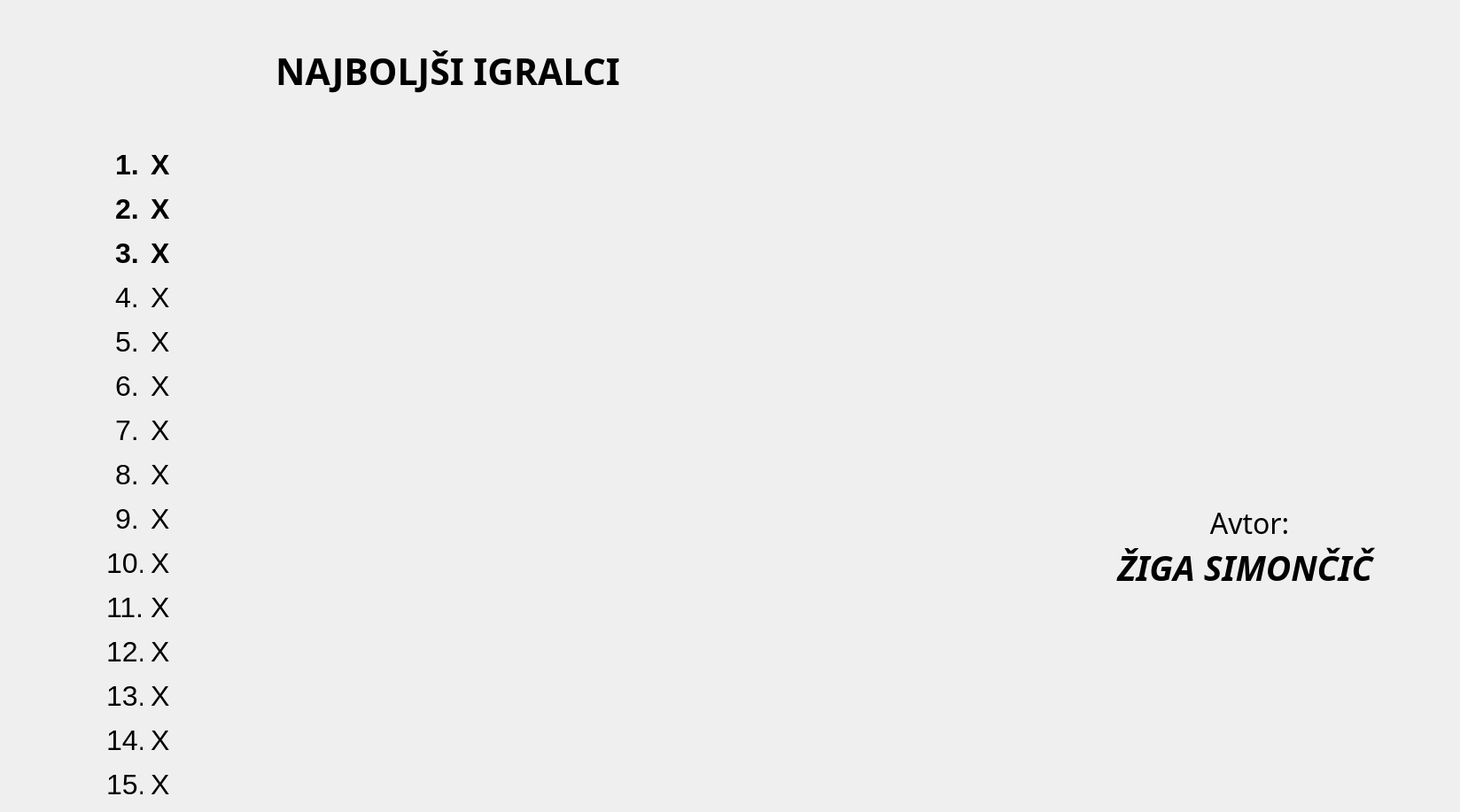
<?xml version="1.0" encoding="UTF-8"?>
<ui version="4.0">
 <class>MainWindow</class>
 <widget class="QMainWindow" name="MainWindow">
  <property name="geometry">
   <rect>
    <x>0</x>
    <y>0</y>
    <width>1648</width>
    <height>917</height>
   </rect>
  </property>
  <property name="windowTitle">
   <string>Lestvica najboljših</string>
  </property>
  <widget class="QWidget" name="centralWidget">
   <widget class="QLabel" name="label">
    <property name="geometry">
     <rect>
      <x>220</x>
      <y>20</y>
      <width>571</width>
      <height>121</height>
     </rect>
    </property>
    <property name="font">
     <font>
      <family>Ravie</family>
      <pointsize>31</pointsize>
      <weight>75</weight>
      <bold>true</bold>
     </font>
    </property>
    <property name="text">
     <string>NAJBOLJŠI IGRALCI</string>
    </property>
    <property name="alignment">
     <set>Qt::AlignCenter</set>
    </property>
   </widget>
   <widget class="QLabel" name="label_2">
    <property name="geometry">
     <rect>
      <x>130</x>
      <y>160</y>
      <width>31</width>
      <height>51</height>
     </rect>
    </property>
    <property name="font">
     <font>
      <pointsize>24</pointsize>
      <weight>75</weight>
      <bold>true</bold>
     </font>
    </property>
    <property name="text">
     <string>1.</string>
    </property>
   </widget>
   <widget class="QLabel" name="label_3">
    <property name="geometry">
     <rect>
      <x>130</x>
      <y>210</y>
      <width>31</width>
      <height>51</height>
     </rect>
    </property>
    <property name="font">
     <font>
      <pointsize>24</pointsize>
      <weight>75</weight>
      <bold>true</bold>
     </font>
    </property>
    <property name="text">
     <string>2.</string>
    </property>
   </widget>
   <widget class="QLabel" name="label_4">
    <property name="geometry">
     <rect>
      <x>130</x>
      <y>260</y>
      <width>31</width>
      <height>51</height>
     </rect>
    </property>
    <property name="font">
     <font>
      <pointsize>24</pointsize>
      <weight>75</weight>
      <bold>true</bold>
     </font>
    </property>
    <property name="text">
     <string>3.</string>
    </property>
   </widget>
   <widget class="QLabel" name="lFirst">
    <property name="geometry">
     <rect>
      <x>170</x>
      <y>160</y>
      <width>881</width>
      <height>51</height>
     </rect>
    </property>
    <property name="font">
     <font>
      <pointsize>24</pointsize>
      <weight>75</weight>
      <bold>true</bold>
     </font>
    </property>
    <property name="text">
     <string>X</string>
    </property>
   </widget>
   <widget class="QLabel" name="lSecond">
    <property name="geometry">
     <rect>
      <x>170</x>
      <y>210</y>
      <width>851</width>
      <height>51</height>
     </rect>
    </property>
    <property name="font">
     <font>
      <pointsize>24</pointsize>
      <weight>75</weight>
      <bold>true</bold>
     </font>
    </property>
    <property name="text">
     <string>X</string>
    </property>
   </widget>
   <widget class="QLabel" name="lThird">
    <property name="geometry">
     <rect>
      <x>170</x>
      <y>260</y>
      <width>881</width>
      <height>51</height>
     </rect>
    </property>
    <property name="font">
     <font>
      <pointsize>24</pointsize>
      <weight>75</weight>
      <bold>true</bold>
     </font>
    </property>
    <property name="text">
     <string>X</string>
    </property>
   </widget>
   <widget class="QLabel" name="label_5">
    <property name="geometry">
     <rect>
      <x>130</x>
      <y>310</y>
      <width>31</width>
      <height>51</height>
     </rect>
    </property>
    <property name="font">
     <font>
      <pointsize>24</pointsize>
     </font>
    </property>
    <property name="text">
     <string>4.</string>
    </property>
   </widget>
   <widget class="QLabel" name="lFour">
    <property name="geometry">
     <rect>
      <x>170</x>
      <y>310</y>
      <width>871</width>
      <height>51</height>
     </rect>
    </property>
    <property name="font">
     <font>
      <pointsize>24</pointsize>
     </font>
    </property>
    <property name="text">
     <string>X</string>
    </property>
   </widget>
   <widget class="QLabel" name="lSix">
    <property name="geometry">
     <rect>
      <x>170</x>
      <y>410</y>
      <width>881</width>
      <height>51</height>
     </rect>
    </property>
    <property name="font">
     <font>
      <pointsize>24</pointsize>
     </font>
    </property>
    <property name="text">
     <string>X</string>
    </property>
   </widget>
   <widget class="QLabel" name="lFive">
    <property name="geometry">
     <rect>
      <x>170</x>
      <y>360</y>
      <width>911</width>
      <height>51</height>
     </rect>
    </property>
    <property name="font">
     <font>
      <pointsize>24</pointsize>
     </font>
    </property>
    <property name="text">
     <string>X</string>
    </property>
   </widget>
   <widget class="QLabel" name="label_6">
    <property name="geometry">
     <rect>
      <x>130</x>
      <y>410</y>
      <width>31</width>
      <height>51</height>
     </rect>
    </property>
    <property name="font">
     <font>
      <pointsize>24</pointsize>
     </font>
    </property>
    <property name="text">
     <string>6.</string>
    </property>
   </widget>
   <widget class="QLabel" name="label_7">
    <property name="geometry">
     <rect>
      <x>130</x>
      <y>360</y>
      <width>31</width>
      <height>51</height>
     </rect>
    </property>
    <property name="font">
     <font>
      <pointsize>24</pointsize>
     </font>
    </property>
    <property name="text">
     <string>5.</string>
    </property>
   </widget>
   <widget class="QLabel" name="lEight">
    <property name="geometry">
     <rect>
      <x>170</x>
      <y>510</y>
      <width>901</width>
      <height>51</height>
     </rect>
    </property>
    <property name="font">
     <font>
      <pointsize>24</pointsize>
     </font>
    </property>
    <property name="text">
     <string>X</string>
    </property>
   </widget>
   <widget class="QLabel" name="label_8">
    <property name="geometry">
     <rect>
      <x>130</x>
      <y>510</y>
      <width>31</width>
      <height>51</height>
     </rect>
    </property>
    <property name="font">
     <font>
      <pointsize>24</pointsize>
     </font>
    </property>
    <property name="text">
     <string>8.</string>
    </property>
   </widget>
   <widget class="QLabel" name="lNine">
    <property name="geometry">
     <rect>
      <x>170</x>
      <y>560</y>
      <width>911</width>
      <height>51</height>
     </rect>
    </property>
    <property name="font">
     <font>
      <pointsize>24</pointsize>
     </font>
    </property>
    <property name="text">
     <string>X</string>
    </property>
   </widget>
   <widget class="QLabel" name="label_9">
    <property name="geometry">
     <rect>
      <x>130</x>
      <y>460</y>
      <width>31</width>
      <height>51</height>
     </rect>
    </property>
    <property name="font">
     <font>
      <pointsize>24</pointsize>
     </font>
    </property>
    <property name="text">
     <string>7.</string>
    </property>
   </widget>
   <widget class="QLabel" name="label_10">
    <property name="geometry">
     <rect>
      <x>130</x>
      <y>560</y>
      <width>31</width>
      <height>51</height>
     </rect>
    </property>
    <property name="font">
     <font>
      <pointsize>24</pointsize>
     </font>
    </property>
    <property name="text">
     <string>9.</string>
    </property>
   </widget>
   <widget class="QLabel" name="lSeven">
    <property name="geometry">
     <rect>
      <x>170</x>
      <y>460</y>
      <width>891</width>
      <height>51</height>
     </rect>
    </property>
    <property name="font">
     <font>
      <pointsize>24</pointsize>
     </font>
    </property>
    <property name="text">
     <string>X</string>
    </property>
   </widget>
   <widget class="QLabel" name="label_11">
    <property name="geometry">
     <rect>
      <x>120</x>
      <y>610</y>
      <width>41</width>
      <height>51</height>
     </rect>
    </property>
    <property name="font">
     <font>
      <pointsize>24</pointsize>
     </font>
    </property>
    <property name="text">
     <string>10.</string>
    </property>
   </widget>
   <widget class="QLabel" name="lTen">
    <property name="geometry">
     <rect>
      <x>170</x>
      <y>610</y>
      <width>861</width>
      <height>51</height>
     </rect>
    </property>
    <property name="font">
     <font>
      <pointsize>24</pointsize>
     </font>
    </property>
    <property name="text">
     <string>X</string>
    </property>
   </widget>
   <widget class="QLabel" name="label_12">
    <property name="geometry">
     <rect>
      <x>120</x>
      <y>660</y>
      <width>41</width>
      <height>51</height>
     </rect>
    </property>
    <property name="font">
     <font>
      <pointsize>24</pointsize>
     </font>
    </property>
    <property name="text">
     <string>11.</string>
    </property>
   </widget>
   <widget class="QLabel" name="lEleven">
    <property name="geometry">
     <rect>
      <x>170</x>
      <y>660</y>
      <width>861</width>
      <height>51</height>
     </rect>
    </property>
    <property name="font">
     <font>
      <pointsize>24</pointsize>
     </font>
    </property>
    <property name="text">
     <string>X</string>
    </property>
   </widget>
   <widget class="QLabel" name="label_13">
    <property name="geometry">
     <rect>
      <x>120</x>
      <y>710</y>
      <width>41</width>
      <height>51</height>
     </rect>
    </property>
    <property name="font">
     <font>
      <pointsize>24</pointsize>
     </font>
    </property>
    <property name="text">
     <string>12.</string>
    </property>
   </widget>
   <widget class="QLabel" name="lTwelve">
    <property name="geometry">
     <rect>
      <x>170</x>
      <y>710</y>
      <width>861</width>
      <height>51</height>
     </rect>
    </property>
    <property name="font">
     <font>
      <pointsize>24</pointsize>
     </font>
    </property>
    <property name="text">
     <string>X</string>
    </property>
   </widget>
   <widget class="QLabel" name="label_14">
    <property name="geometry">
     <rect>
      <x>120</x>
      <y>760</y>
      <width>41</width>
      <height>51</height>
     </rect>
    </property>
    <property name="font">
     <font>
      <pointsize>24</pointsize>
     </font>
    </property>
    <property name="text">
     <string>13.</string>
    </property>
   </widget>
   <widget class="QLabel" name="lThirteen">
    <property name="geometry">
     <rect>
      <x>170</x>
      <y>760</y>
      <width>881</width>
      <height>51</height>
     </rect>
    </property>
    <property name="font">
     <font>
      <pointsize>24</pointsize>
     </font>
    </property>
    <property name="text">
     <string>X</string>
    </property>
   </widget>
   <widget class="QLabel" name="label_15">
    <property name="geometry">
     <rect>
      <x>120</x>
      <y>810</y>
      <width>41</width>
      <height>51</height>
     </rect>
    </property>
    <property name="font">
     <font>
      <pointsize>24</pointsize>
     </font>
    </property>
    <property name="text">
     <string>14.</string>
    </property>
   </widget>
   <widget class="QLabel" name="lFourteen">
    <property name="geometry">
     <rect>
      <x>170</x>
      <y>810</y>
      <width>851</width>
      <height>51</height>
     </rect>
    </property>
    <property name="font">
     <font>
      <pointsize>24</pointsize>
     </font>
    </property>
    <property name="text">
     <string>X</string>
    </property>
   </widget>
   <widget class="QLabel" name="label_16">
    <property name="geometry">
     <rect>
      <x>120</x>
      <y>860</y>
      <width>41</width>
      <height>51</height>
     </rect>
    </property>
    <property name="font">
     <font>
      <pointsize>24</pointsize>
     </font>
    </property>
    <property name="text">
     <string>15.</string>
    </property>
   </widget>
   <widget class="QLabel" name="lFifteen">
    <property name="geometry">
     <rect>
      <x>170</x>
      <y>860</y>
      <width>891</width>
      <height>51</height>
     </rect>
    </property>
    <property name="font">
     <font>
      <pointsize>24</pointsize>
     </font>
    </property>
    <property name="text">
     <string>X</string>
    </property>
   </widget>
   <widget class="QLabel" name="label_17">
    <property name="geometry">
     <rect>
      <x>1200</x>
      <y>130</y>
      <width>401</width>
      <height>441</height>
     </rect>
    </property>
    <property name="text">
     <string/>
    </property>
    <property name="pixmap">
     <pixmap resource="dfbcvbv.qrc">:/new/prefix1/VegovaZnakPokoncno.png</pixmap>
    </property>
   </widget>
   <widget class="QLabel" name="label_18">
    <property name="geometry">
     <rect>
      <x>1320</x>
      <y>560</y>
      <width>181</width>
      <height>61</height>
     </rect>
    </property>
    <property name="palette">
     <palette>
      <active>
       <colorrole role="WindowText">
        <brush brushstyle="SolidPattern">
         <color alpha="255">
          <red>0</red>
          <green>0</green>
          <blue>0</blue>
         </color>
        </brush>
       </colorrole>
       <colorrole role="Button">
        <brush brushstyle="SolidPattern">
         <color alpha="255">
          <red>85</red>
          <green>170</green>
          <blue>255</blue>
         </color>
        </brush>
       </colorrole>
       <colorrole role="Light">
        <brush brushstyle="SolidPattern">
         <color alpha="255">
          <red>213</red>
          <green>234</green>
          <blue>255</blue>
         </color>
        </brush>
       </colorrole>
       <colorrole role="Midlight">
        <brush brushstyle="SolidPattern">
         <color alpha="255">
          <red>149</red>
          <green>202</green>
          <blue>255</blue>
         </color>
        </brush>
       </colorrole>
       <colorrole role="Dark">
        <brush brushstyle="SolidPattern">
         <color alpha="255">
          <red>42</red>
          <green>85</green>
          <blue>127</blue>
         </color>
        </brush>
       </colorrole>
       <colorrole role="Mid">
        <brush brushstyle="SolidPattern">
         <color alpha="255">
          <red>56</red>
          <green>113</green>
          <blue>170</blue>
         </color>
        </brush>
       </colorrole>
       <colorrole role="Text">
        <brush brushstyle="SolidPattern">
         <color alpha="255">
          <red>0</red>
          <green>0</green>
          <blue>0</blue>
         </color>
        </brush>
       </colorrole>
       <colorrole role="BrightText">
        <brush brushstyle="SolidPattern">
         <color alpha="255">
          <red>255</red>
          <green>255</green>
          <blue>255</blue>
         </color>
        </brush>
       </colorrole>
       <colorrole role="ButtonText">
        <brush brushstyle="SolidPattern">
         <color alpha="255">
          <red>0</red>
          <green>0</green>
          <blue>0</blue>
         </color>
        </brush>
       </colorrole>
       <colorrole role="Base">
        <brush brushstyle="SolidPattern">
         <color alpha="255">
          <red>255</red>
          <green>255</green>
          <blue>255</blue>
         </color>
        </brush>
       </colorrole>
       <colorrole role="Window">
        <brush brushstyle="SolidPattern">
         <color alpha="255">
          <red>85</red>
          <green>170</green>
          <blue>255</blue>
         </color>
        </brush>
       </colorrole>
       <colorrole role="Shadow">
        <brush brushstyle="SolidPattern">
         <color alpha="255">
          <red>0</red>
          <green>0</green>
          <blue>0</blue>
         </color>
        </brush>
       </colorrole>
       <colorrole role="AlternateBase">
        <brush brushstyle="SolidPattern">
         <color alpha="255">
          <red>170</red>
          <green>212</green>
          <blue>255</blue>
         </color>
        </brush>
       </colorrole>
       <colorrole role="ToolTipBase">
        <brush brushstyle="SolidPattern">
         <color alpha="255">
          <red>255</red>
          <green>255</green>
          <blue>220</blue>
         </color>
        </brush>
       </colorrole>
       <colorrole role="ToolTipText">
        <brush brushstyle="SolidPattern">
         <color alpha="255">
          <red>0</red>
          <green>0</green>
          <blue>0</blue>
         </color>
        </brush>
       </colorrole>
      </active>
      <inactive>
       <colorrole role="WindowText">
        <brush brushstyle="SolidPattern">
         <color alpha="255">
          <red>0</red>
          <green>0</green>
          <blue>0</blue>
         </color>
        </brush>
       </colorrole>
       <colorrole role="Button">
        <brush brushstyle="SolidPattern">
         <color alpha="255">
          <red>85</red>
          <green>170</green>
          <blue>255</blue>
         </color>
        </brush>
       </colorrole>
       <colorrole role="Light">
        <brush brushstyle="SolidPattern">
         <color alpha="255">
          <red>213</red>
          <green>234</green>
          <blue>255</blue>
         </color>
        </brush>
       </colorrole>
       <colorrole role="Midlight">
        <brush brushstyle="SolidPattern">
         <color alpha="255">
          <red>149</red>
          <green>202</green>
          <blue>255</blue>
         </color>
        </brush>
       </colorrole>
       <colorrole role="Dark">
        <brush brushstyle="SolidPattern">
         <color alpha="255">
          <red>42</red>
          <green>85</green>
          <blue>127</blue>
         </color>
        </brush>
       </colorrole>
       <colorrole role="Mid">
        <brush brushstyle="SolidPattern">
         <color alpha="255">
          <red>56</red>
          <green>113</green>
          <blue>170</blue>
         </color>
        </brush>
       </colorrole>
       <colorrole role="Text">
        <brush brushstyle="SolidPattern">
         <color alpha="255">
          <red>0</red>
          <green>0</green>
          <blue>0</blue>
         </color>
        </brush>
       </colorrole>
       <colorrole role="BrightText">
        <brush brushstyle="SolidPattern">
         <color alpha="255">
          <red>255</red>
          <green>255</green>
          <blue>255</blue>
         </color>
        </brush>
       </colorrole>
       <colorrole role="ButtonText">
        <brush brushstyle="SolidPattern">
         <color alpha="255">
          <red>0</red>
          <green>0</green>
          <blue>0</blue>
         </color>
        </brush>
       </colorrole>
       <colorrole role="Base">
        <brush brushstyle="SolidPattern">
         <color alpha="255">
          <red>255</red>
          <green>255</green>
          <blue>255</blue>
         </color>
        </brush>
       </colorrole>
       <colorrole role="Window">
        <brush brushstyle="SolidPattern">
         <color alpha="255">
          <red>85</red>
          <green>170</green>
          <blue>255</blue>
         </color>
        </brush>
       </colorrole>
       <colorrole role="Shadow">
        <brush brushstyle="SolidPattern">
         <color alpha="255">
          <red>0</red>
          <green>0</green>
          <blue>0</blue>
         </color>
        </brush>
       </colorrole>
       <colorrole role="AlternateBase">
        <brush brushstyle="SolidPattern">
         <color alpha="255">
          <red>170</red>
          <green>212</green>
          <blue>255</blue>
         </color>
        </brush>
       </colorrole>
       <colorrole role="ToolTipBase">
        <brush brushstyle="SolidPattern">
         <color alpha="255">
          <red>255</red>
          <green>255</green>
          <blue>220</blue>
         </color>
        </brush>
       </colorrole>
       <colorrole role="ToolTipText">
        <brush brushstyle="SolidPattern">
         <color alpha="255">
          <red>0</red>
          <green>0</green>
          <blue>0</blue>
         </color>
        </brush>
       </colorrole>
      </inactive>
      <disabled>
       <colorrole role="WindowText">
        <brush brushstyle="SolidPattern">
         <color alpha="255">
          <red>42</red>
          <green>85</green>
          <blue>127</blue>
         </color>
        </brush>
       </colorrole>
       <colorrole role="Button">
        <brush brushstyle="SolidPattern">
         <color alpha="255">
          <red>85</red>
          <green>170</green>
          <blue>255</blue>
         </color>
        </brush>
       </colorrole>
       <colorrole role="Light">
        <brush brushstyle="SolidPattern">
         <color alpha="255">
          <red>213</red>
          <green>234</green>
          <blue>255</blue>
         </color>
        </brush>
       </colorrole>
       <colorrole role="Midlight">
        <brush brushstyle="SolidPattern">
         <color alpha="255">
          <red>149</red>
          <green>202</green>
          <blue>255</blue>
         </color>
        </brush>
       </colorrole>
       <colorrole role="Dark">
        <brush brushstyle="SolidPattern">
         <color alpha="255">
          <red>42</red>
          <green>85</green>
          <blue>127</blue>
         </color>
        </brush>
       </colorrole>
       <colorrole role="Mid">
        <brush brushstyle="SolidPattern">
         <color alpha="255">
          <red>56</red>
          <green>113</green>
          <blue>170</blue>
         </color>
        </brush>
       </colorrole>
       <colorrole role="Text">
        <brush brushstyle="SolidPattern">
         <color alpha="255">
          <red>42</red>
          <green>85</green>
          <blue>127</blue>
         </color>
        </brush>
       </colorrole>
       <colorrole role="BrightText">
        <brush brushstyle="SolidPattern">
         <color alpha="255">
          <red>255</red>
          <green>255</green>
          <blue>255</blue>
         </color>
        </brush>
       </colorrole>
       <colorrole role="ButtonText">
        <brush brushstyle="SolidPattern">
         <color alpha="255">
          <red>42</red>
          <green>85</green>
          <blue>127</blue>
         </color>
        </brush>
       </colorrole>
       <colorrole role="Base">
        <brush brushstyle="SolidPattern">
         <color alpha="255">
          <red>85</red>
          <green>170</green>
          <blue>255</blue>
         </color>
        </brush>
       </colorrole>
       <colorrole role="Window">
        <brush brushstyle="SolidPattern">
         <color alpha="255">
          <red>85</red>
          <green>170</green>
          <blue>255</blue>
         </color>
        </brush>
       </colorrole>
       <colorrole role="Shadow">
        <brush brushstyle="SolidPattern">
         <color alpha="255">
          <red>0</red>
          <green>0</green>
          <blue>0</blue>
         </color>
        </brush>
       </colorrole>
       <colorrole role="AlternateBase">
        <brush brushstyle="SolidPattern">
         <color alpha="255">
          <red>85</red>
          <green>170</green>
          <blue>255</blue>
         </color>
        </brush>
       </colorrole>
       <colorrole role="ToolTipBase">
        <brush brushstyle="SolidPattern">
         <color alpha="255">
          <red>255</red>
          <green>255</green>
          <blue>220</blue>
         </color>
        </brush>
       </colorrole>
       <colorrole role="ToolTipText">
        <brush brushstyle="SolidPattern">
         <color alpha="255">
          <red>0</red>
          <green>0</green>
          <blue>0</blue>
         </color>
        </brush>
       </colorrole>
      </disabled>
     </palette>
    </property>
    <property name="font">
     <font>
      <family>Poor Richard</family>
      <pointsize>24</pointsize>
      <weight>50</weight>
      <bold>false</bold>
     </font>
    </property>
    <property name="text">
     <string>Avtor:</string>
    </property>
    <property name="textFormat">
     <enum>Qt::RichText</enum>
    </property>
    <property name="alignment">
     <set>Qt::AlignCenter</set>
    </property>
   </widget>
   <widget class="QLabel" name="label_19">
    <property name="geometry">
     <rect>
      <x>1230</x>
      <y>610</y>
      <width>351</width>
      <height>61</height>
     </rect>
    </property>
    <property name="font">
     <font>
      <family>Monotype Corsiva</family>
      <pointsize>29</pointsize>
      <weight>75</weight>
      <italic>true</italic>
      <bold>true</bold>
     </font>
    </property>
    <property name="text">
     <string>ŽIGA SIMONČIČ</string>
    </property>
    <property name="alignment">
     <set>Qt::AlignCenter</set>
    </property>
   </widget>
  </widget>
 </widget>
 <layoutdefault spacing="6" margin="11"/>
 <resources>
  <include location="dfbcvbv.qrc"/>
 </resources>
 <connections/>
</ui>
